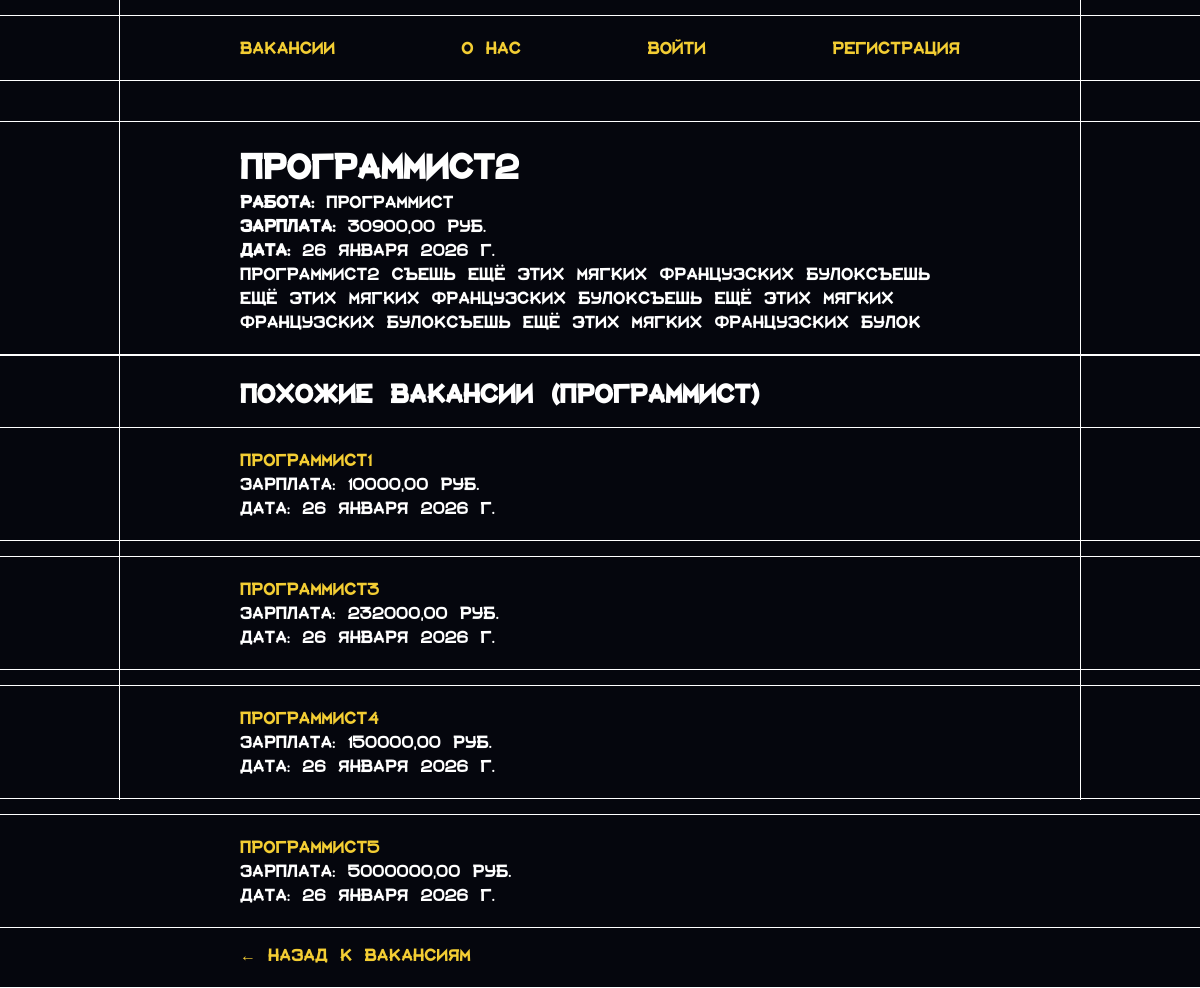
Screenshot of /main/programmist2/ with the database file from the repository.
### main/models.py (models this page shows, shortened)
class Vacancy(models.Model):
    job = models.ForeignKey(Job, related_name='job',
                            on_delete=models.CASCADE)
    name = models.CharField(max_length=100, db_index=True)
    slug = models.SlugField(max_length=100, unique=True, blank=True)
    description = models.TextField(blank=True)
    salary = models.DecimalField(max_digits=10, decimal_places=2, validators=[MinValueValidator(100.00)])
    available = models.BooleanField(default=True)
    created = models.DateField(auto_now_add=True)
    class Meta:
        ordering = ('name',)
        verbose_name = 'Вакансия'
        verbose_name_plural = 'Вакансии'

class Job(models.Model):
    name = models.CharField(max_length=100, db_index=True)
    slug = models.SlugField(max_length=100, unique=True)
    class Meta:
        ordering = ('name',)
        verbose_name = 'Работа'
        verbose_name_plural = 'Работы'

### main/views.py (the view)
# urls.py: path('<slug:slug>/', views.vacancy_detail, name='vacancy_detail'),
def vacancy_detail(request, slug):
    vacancy = get_object_or_404(Vacancy, slug=slug, available=True)
    recommendations = Vacancy.objects.filter(
        job=vacancy.job,
        available=True
    ).exclude(id=vacancy.id).order_by('-created')[:4]
    context = {
        'vacancy': vacancy,
        'recommendations': recommendations,
    }
    return render(request, 'main/vacancy_detail.html', context)

### main/templates/main/vacancy_detail.html (shortened to what this page needs)
{% load static %}
<!DOCTYPE html>
<html class="page">
<head>
    <link rel="stylesheet" href="{% static 'main/css/base.css' %}">
    <link rel="stylesheet" href="{% static 'main/css/detail.css' %}">
</head>
<body class="page__body detail__body" >
    <div class="line_help">
        <div class="linee"></div>
    </div>
    <main>
        <div class="section">
            <nav class="nav">
                <a href="{% url 'vacancy_list' %}">Вакансии</a>
                <a href="{% url 'about' %}">О нас</a>
                {% if user.is_authenticated %}
                <span>{{ user.username }} ({{ user.get_role_display }})</span>
                {% if user.role == 'employer' %}
                <a href="{% url 'vacancy_create' %}" class="btn">Создать</a>
                {% endif %}
                <a href="{% url 'logout' %}">Выйти</a>
                {% else %}
                <a href="{% url 'login' %}">Войти</a>
                <a href="{% url 'register' %}" class="btn">Регистрация</a>
                {% endif %}
            </nav>
        </div>
        <div class="container">
            <div class="section">
                <div class="vacancy-card">
                    <h1 class="vacancy-card__title">{{ vacancy.name }}</h1>
                    <p class="vacancy-card__detail"><strong>Работа:</strong> {{ vacancy.job.name }}</p>
                    <p class="vacancy-card__detail"><strong>Зарплата:</strong> {{ vacancy.salary }} руб.</p>
                    <p class="vacancy-card__detail"><strong>Дата:</strong> {{ vacancy.created }}</p>
                    <div class="vacancy-card__description">
                        {{ vacancy.description|linebreaks }}
                    </div>
                </div>
            </div>
            <div class="section">
                <div class="recommendations">
                    {% if recommendations %}
                    <h2 class="recommendations__title">
                        Похожие вакансии ({{ vacancy.job.name }})
                    </h2>
                    {% for rec in recommendations %}
                    <div class="section">
                        <div class="recommendation">
                            <a href="{% url 'vacancy_detail' rec.slug %}">
                            </a>
                            <p>Зарплата: {{ rec.salary }} руб.</p>
                            <p>Дата: {{ rec.created }}</p>
                        </div>
                    </div>
                    {% endfor %}
                    {% endif %}
                    <a href="{% url 'vacancy_list' %}" class="back-link">← Назад к вакансиям</a>
                </div>
            </div>
        </div>
    </main>
</body>
</html>

### main/static/main/css/base.css (style rules this page uses)
* { margin: 0; font-family: "font"; }
html { width: 100%; height: 100%; }
main { width: 100%; display: flex; flex-direction: column; gap: 40px; margin-top: 15px; justify-content: start; }
.section { border-top: 1px solid rgb(255, 255, 255); border-bottom: 1px solid rgb(255, 255, 255); width: 100%; display: flex; align-items: center; justify-content: center; padding: 20px 0 20px 0; }
.line_help { position:fixed; height: 0vh; width: 100vw; display: flex; justify-content: center; z-index: -1; top: 0; }
.linee { width: 80%; height: 0vh; border-right: 1px solid rgb(255, 255, 255); border-left: 1px solid rgb(255, 255, 255); animation: growLine 1s ease forwards; }
.page__body { margin: 0; background: #05060d; color: #ffffff; min-height: 100%; width: 100%; display: flex; justify-content: center; align-items: center; flex-direction: column; }
.detail__body { justify-content: start; }
a { color: transparent; -webkit-background-clip: text; background-image: linear-gradient(to bottom, #ffffff 50%, #f3cd33 50%); background-size: 100% 200%; background-position: bottom; text-decoration: none; transition: background-position 0.5s ease; }
nav { display: flex; justify-content: space-between; width: 60%; }

### main/static/main/css/detail.css (style rules this page uses)
main { width: 100%; display: flex; flex-direction: column; gap: 40px; margin-top: 15px; }
.vacancy-card { width: 60%; }
.recommendations { display: flex; flex-direction: column; width: 100%; align-items: center; gap: 15px; }
.recommendations__title { width: 60%; }
.back-link { width: 60%; }
.recommendation { width: 60%; }

### rows the page displays
Vacancy: name "Программист2", job.name "Программист", salary "30900,00", created "26 января 2026 г.", description "Программист2 съешь ещё этих мягких французских булоксъешь ещё этих мягких французских булоксъешь ещё этих мягких французских булоксъешь ещё этих мягких французских булок"
Vacancy: salary "10000,00", created "26 января 2026 г."
Vacancy: salary "232000,00", created "26 января 2026 г."
Vacancy: salary "150000,00", created "26 января 2026 г."
Vacancy: salary "5000000,00", created "26 января 2026 г."
